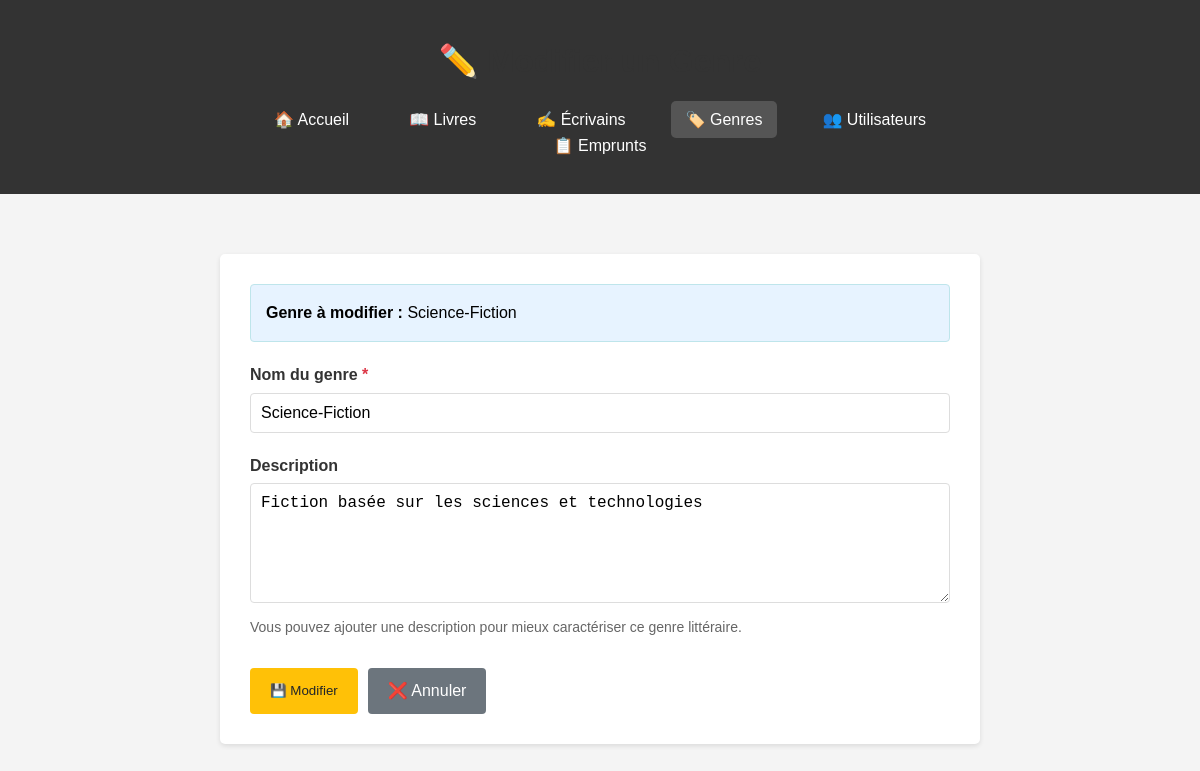
/genres/modifier.php?id=2, run on the app's committed database.
### tables this page shows
CREATE TABLE genres (
    id_genre INT AUTO_INCREMENT PRIMARY KEY,
    nom_genre VARCHAR(50) NOT NULL UNIQUE,
    description TEXT DEFAULT NULL
);

### models/Genre.php (called while the page is built, shortened)
<?php
require_once __DIR__ . '/../config/database.php';
class Genre {
    private $pdo;
    private $table = 'genres';
    public function __construct() {
        $database = new Database();
        $this->pdo = $database->getConnection();
    }
    public function obtenirParId($id) {
        $sql = "SELECT * FROM {$this->table} WHERE id_genre = ?";
        $stmt = $this->pdo->prepare($sql);
        $stmt->execute([$id]);
        return $stmt->fetch();
    }
}
?>

### config/database.php (called while the page is built, shortened)
<?php
class Database {
    private $host = 'localhost';
    private $db_name = 'biblioproject';
    private $username = 'root';
    private $password = '';
    public function getConnection() {
        $this->pdo = null;
        try {
            $dsn = "mysql:host=" . $this->host . ";dbname=" . $this->db_name;
            $this->pdo = new PDO($dsn, $this->username, $this->password);
            $this->pdo->setAttribute(PDO::ATTR_ERRMODE, PDO::ERRMODE_EXCEPTION);
            $this->pdo->setAttribute(PDO::ATTR_DEFAULT_FETCH_MODE, PDO::FETCH_ASSOC);
        } catch(PDOException $e) {
            echo "Erreur de connexion : " . $e->getMessage();
        }
        return $this->pdo;
    }
}
?>

### genres/modifier.php (the view, shortened to what this page needs)
<?php
require_once '../config/database.php';
require_once '../models/Genre.php';
$genreModel = new Genre();
$id_genre = (int)$_GET['id'];
$genre = $genreModel->obtenirParId($id_genre);
?>
<!DOCTYPE html>
<html lang="fr">
<head>
</head>
<body>
    <header>
        <div class="container">
            <h1 style="text-align: center; margin-bottom: 20px;">✏️ Modifier un Genre</h1>
            <nav>
                <ul>
                    <li><a href="../index.php">🏠 Accueil</a></li>
                    <li><a href="../livres/index.php">📖 Livres</a></li>
                    <li><a href="../ecrivains/index.php">✍️ Écrivains</a></li>
                    <li><a href="index.php" class="active">🏷️ Genres</a></li>
                    <li><a href="../utilisateurs/index.php">👥 Utilisateurs</a></li>
                    <li><a href="../emprunts/index.php">📋 Emprunts</a></li>
                </ul>
            </nav>
        </div>
    </header>
    <div class="container">
        <div class="card">
            <div class="info-box">
                <strong>Genre à modifier :</strong> <?= htmlspecialchars($genre['nom_genre']) ?>
            </div>
            <form method="POST">
                <div class="form-group">
                    <label for="nom_genre">Nom du genre <span class="required">*</span></label>
                    <input type="text" id="nom_genre" name="nom_genre" required
                           placeholder="Ex: Roman, Science-fiction, Policier..."
                           value="<?= isset($_POST['nom_genre']) ? htmlspecialchars($_POST['nom_genre']) : htmlspecialchars($genre['nom_genre']) ?>">
                </div>
                <div class="form-group">
                    <label for="description">Description</label>
                    <textarea id="description" name="description"
                              placeholder="Description optionnelle du genre..."><?= isset($_POST['description']) ? htmlspecialchars($_POST['description']) : htmlspecialchars($genre['description']) ?></textarea>
                    <div class="help-text">
                        Vous pouvez ajouter une description pour mieux caractériser ce genre littéraire.
                    </div>
                </div>
                <div class="actions">
                    <button type="submit" class="btn btn-warning">💾 Modifier</button>
                    <a href="index.php" class="btn btn-secondary">❌ Annuler</a>
                </div>
            </form>
        </div>
    </div>
</body>
</html>

### genres/modifier.php (style rules this page uses)
* { margin: 0; padding: 0; box-sizing: border-box; }
body { font-family: Arial, sans-serif; line-height: 1.6; background-color: #f4f4f4; }
.container { max-width: 800px; margin: 0 auto; padding: 20px; }
header { background: #333; color: white; padding: 1rem 0; margin-bottom: 20px; }
nav ul { list-style: none; display: flex; justify-content: center; flex-wrap: wrap; }
nav ul li { margin: 0 15px; }
nav ul li a { color: white; text-decoration: none; padding: 10px 15px; border-radius: 5px; transition: background 0.3s; }
nav ul li a:hover, nav ul li a.active { background: #555; }
.card { background: white; padding: 30px; margin: 20px 0; border-radius: 5px; box-shadow: 0 2px 5px rgba(0,0,0,0.1); }
.btn { display: inline-block; background: #007bff; color: white; padding: 10px 20px; text-decoration: none; border-radius: 4px; border: none; cursor: pointer; transition: background 0.3s; }
.btn-warning { background: #ffc107; color: #212529; }
.btn-secondary { background: #6c757d; }
h1, h2, h3 { color: #333; margin-bottom: 15px; }
.form-group { margin-bottom: 20px; }
label { display: block; margin-bottom: 5px; font-weight: bold; color: #333; }
input, select, textarea { width: 100%; padding: 10px; border: 1px solid #ddd; border-radius: 4px; font-size: 16px; }
textarea { resize: vertical; height: 120px; }
.required { color: #dc3545; }
.actions { display: flex; gap: 10px; margin-top: 30px; }
.info-box { background: #e7f3ff; border: 1px solid #bee5eb; padding: 15px; border-radius: 4px; margin-bottom: 20px; }
.help-text { font-size: 14px; color: #666; margin-top: 5px; }

### data on the page
genres: nom_genre "Science-Fiction", description "Fiction basée sur les sciences et technologies"
